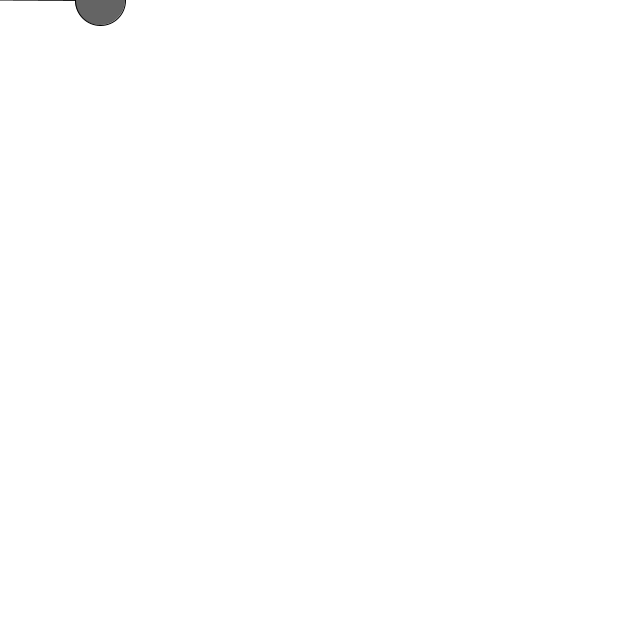
Frame 1 (no input)
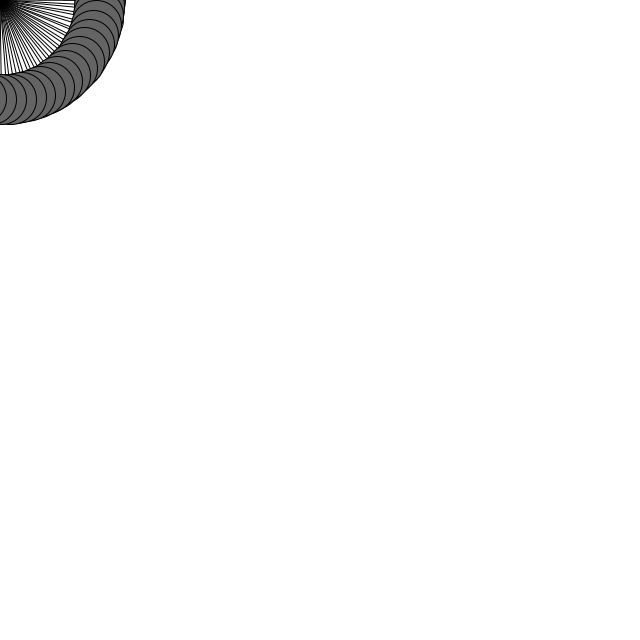
Frame 60 (the mouse pressed at the canvas centre just before this capture)
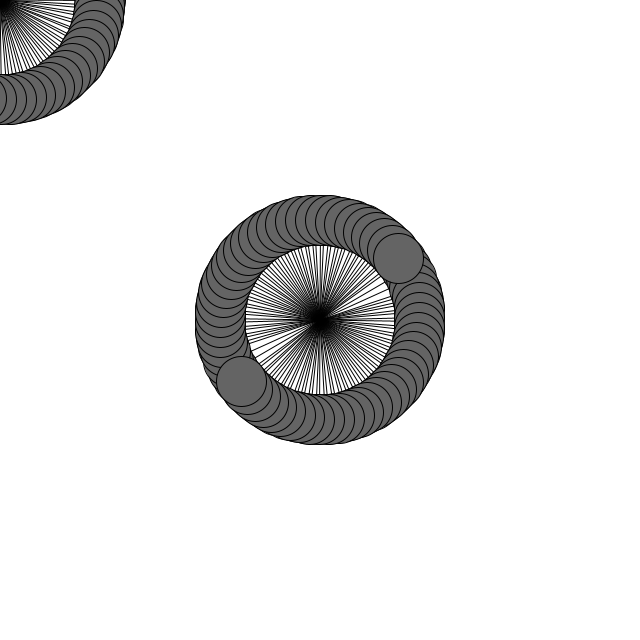
Frame 120 (the mouse held since frame 60 and released just before this capture)

The Processing sketch that drew these frames (run headless with seeded random() and noise(); from frame 60 on, the mouse is pressed at the canvas centre):

// Processing sketch: E3_1batontrig
// ── E3_1batontrig.pde
void setup(){
  size(640, 640);
  background(255);
  stroke(0);
  fill(100);
}

float x1, x2, y1, y2;
float theta = 0;
float r = 100;
void draw(){
  x1 = r * cos(theta);
  y1 = r * sin(theta);
  x2 = r * cos(theta + PI);
  y2 = r * sin(theta + PI);
  translate( mouseX, mouseY);
  line(x1, y1, x2, y2);  
  ellipse(x1, y1, 50, 50);
  ellipse(x2, y2, 50, 50);
  theta+=.1;

  
}
